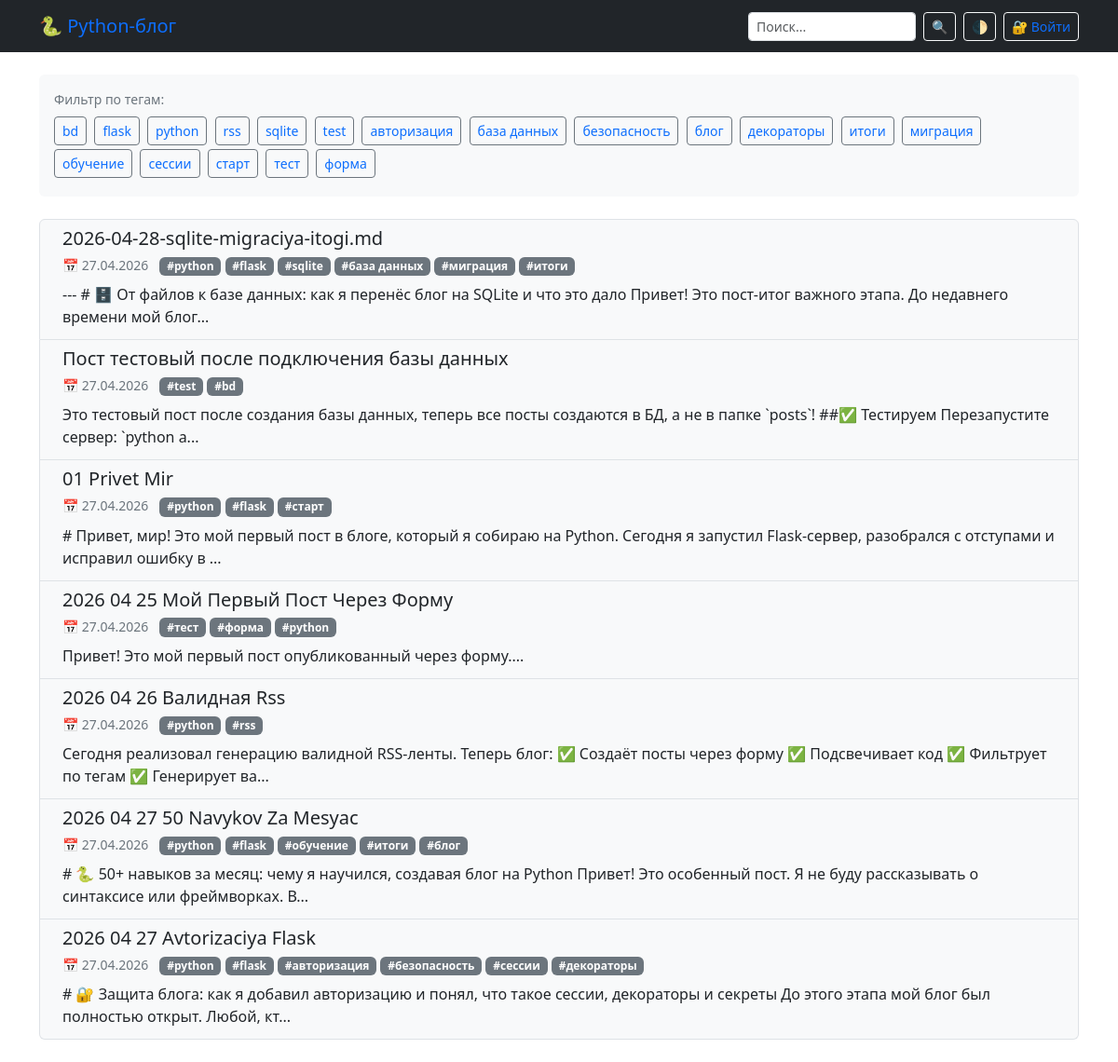
Before: / with the older database file.
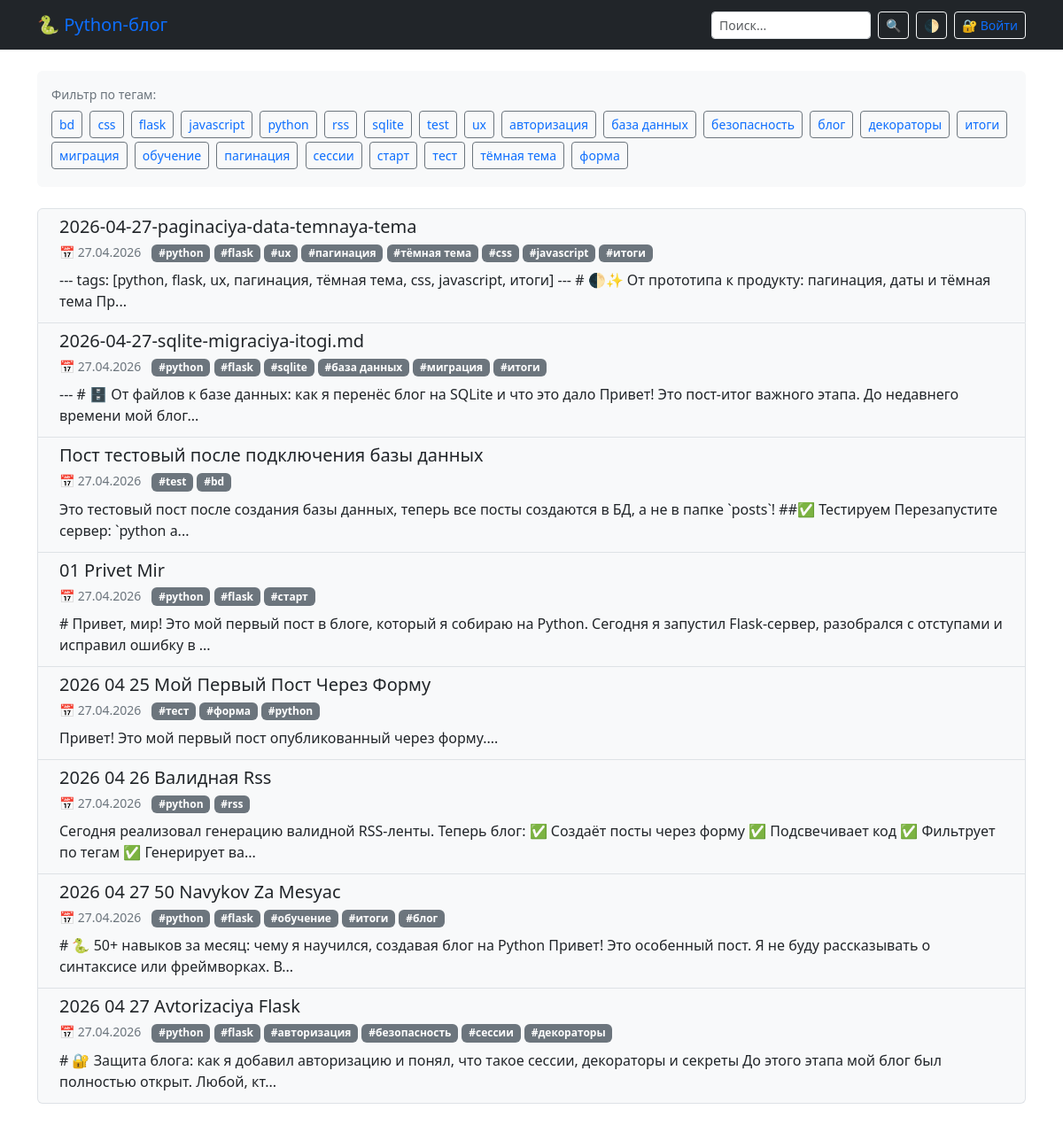
After: the same page with the newer database file.
### tables this page shows
CREATE TABLE posts (
                id INTEGER PRIMARY KEY AUTOINCREMENT,
                title TEXT NOT NULL,
                slug TEXT UNIQUE NOT NULL,
                content TEXT NOT NULL,
                tags TEXT DEFAULT '',
                created_at TIMESTAMP DEFAULT CURRENT_TIMESTAMP
            );

### app.py (the view)
@app.route("/")
def index():
    page = request.args.get('page', 1, type=int)
    pagination = load_posts(page=page, per_page=10)
    return render_template("index.html", pagination=pagination)

### app.py (called while the page is built)
def get_db():
    conn = sqlite3.connect(DB_NAME)
    conn.row_factory = sqlite3.Row
    return conn

@app.template_filter('highlight')
def highlight_filter(text, query):
    if not query or not text:
        return text
    safe_text = escape(text)
    pattern = re.compile(re.escape(query), re.IGNORECASE)
    highlighted = pattern.sub(lambda m: f"<mark>{m.group()}</mark>", safe_text)
    return Markup(highlighted)

### templates/index.html (shortened to what this page needs)
{% extends "base.html" %}
{% block content %}
<div class="mb-4 p-3 bg-light rounded">
  <small class="text-muted d-block mb-2">Фильтр по тегам:</small>
  {% for t in pagination.tags %}
    {% if t == active_tag %}
      <a href="/tag/{{ t }}" class="btn btn-primary btn-sm me-1 mb-1">{{ t }}</a>
    {% else %}
      <a href="/tag/{{ t }}" class="btn btn-outline-secondary btn-sm me-1 mb-1">{{ t }}</a>
    {% endif %}
  {% endfor %}
</div>
<div class="list-group mb-4">
  {% for post in pagination.posts %}
  <div class="list-group-item list-group-item-action d-flex justify-content-between align-items-start">
    <div class="ms-2 me-auto">
      <a href="/post/{{ post.slug }}" class="text-decoration-none">
        <h5 class="mb-1 text-dark">{{ post.title | highlight(query) }}</h5>
      </a>
      <div class="mb-2">
        <small class="text-muted me-2">📅 {{ post.date.strftime("%d.%m.%Y") }}</small>
        {% for tag in post.tags %}
          <span class="badge bg-secondary">#{{ tag }}</span>
        {% endfor %}
      </div>
      <p class="mb-1">{{ post.preview | highlight(query) }}</p>
    </div>
  </div>
  {% endfor %}
</div>
{% endblock %}

### templates/base.html (shortened to what this page needs)
<!DOCTYPE html>
<html lang="ru">
<head>
    <link href="https://cdn.jsdelivr.net/npm/bootstrap@5.3.3/dist/css/bootstrap.min.css" rel="stylesheet">
    <link rel="stylesheet" href="https://cdnjs.cloudflare.com/ajax/libs/highlight.js/11.9.0/styles/github-dark.min.css">
</head>
<body>
    <nav class="navbar navbar-dark bg-dark mb-4">
        <div class="container">
            <a class="navbar-brand" href="/">🐍 Python-блог</a>
            <div class="d-flex align-items-center gap-2">
                <form action="/search" method="GET" class="d-flex" role="search">
                    <input class="form-control me-2 form-control-sm" type="search"
                           placeholder="Поиск..." name="q" value="{{ query or '' }}"
                           aria-label="Search" style="max-width: 180px;">
                    <button class="btn btn-outline-light btn-sm" type="submit">🔍</button>
                </form>
                <button id="theme-toggle" class="btn btn-outline-light btn-sm" aria-label="Переключить тему">🌓</button>
                {% if session.logged_in %}
                    <a href="/create" class="btn btn-outline-light btn-sm">➕ Новый пост</a>
                    <a href="/logout" class="btn btn-outline-danger btn-sm">🚪 Выйти</a>
                {% else %}
                    <a href="/login" class="btn btn-outline-light btn-sm">🔐 Войти</a>
                {% endif %}
            </div>
        </div>
    </nav>
    <div class="container">
        {% block content %}{% endblock %}
    </div>
</body>
</html>

### templates/base.html (style rules this page uses)
:root { --bg-color: #ffffff; --text-color: #212529; --card-bg: #f8f9fa; --link-color: #0d6efd; --border-color: #dee2e6; }
body { background-color: var(--bg-color); color: var(--text-color); transition: background-color 0.3s ease, color 0.3s ease; }
.list-group-item { background-color: var(--card-bg) !important; color: var(--text-color) !important; border-color: var(--border-color) !important; }
a { color: var(--link-color) !important; }
.text-muted { color: #6c757d !important; }

Changed rows visible on the page:
added posts: title|highlight "2026-04-27-paginaciya-data-temnaya-tema", date "27.04.2026", tags "python" "flask" "ux" "пагинация" "тёмная тема" "css" "javascript" "итоги", preview|highlight "--- tags: [python, flask, ux, пагинация, тёмная тема, css, javascript, итоги] --- # 🌓✨ От прототипа к продукту: пагинация, даты и тёмная тема Пр..."
changed posts: title|highlight "2026-04-28-sqlite-migraciya-itogi.md" → "2026-04-27-sqlite-migraciya-itogi.md"
Other visible differences:
new list line: "css"
new list line: "javascript"
new list line: "ux"
new list line: "пагинация"
new list line: "тёмная тема"
